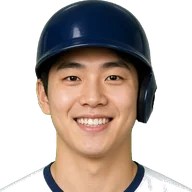
#> input picture assets/faces/b_0.webp, 192 x 192 px, given in place of 1_first_baseman.jpg, which was not available
$ python field_extra.py ../assets/faces
#> lines starting #> are read from the running program, lines starting #| are printed output that depends on the picture; after the words box and inside, x2 and y2 are one past the last pixel; in counts of white or black regions, pixels touching at a corner belong together
"""타구 장면 수비수 그림 추가분(초록 배경 이미지 한 장씩)을 게임용 스프라이트(WebP)로 만든다.

사용법: python -I tools/field_extra.py <이미지 폴더(assets/raw)>
결과: assets/sprites/fstretch_0.webp, fback_0~2.webp, cback_0.webp, 마지막 줄에 JSON(sprites.js의 FIELD에 옮긴다)
  - 1_first_baseman: 1루수가 다리를 쭉 뻗어 송구를 받는 옆모습(오른쪽을 본다). 발밑의 흰 베이스는 지운다
  - 3-1, 3-2, 3-3: 수비수 뒷모습(서서 보기, 뜬공 잡기, 준비 자세) — field3d.js가 'fback' 0·1·2로 쓴다
  - 4_catcher: 포수가 쪼그려 앉은 뒷모습(타구 장면 카메라는 홈 뒤에 있다)
  - 이미지마다 선수 크기가 달라서, 그림 키를 자세별로 정한 값(1피트 = 50픽셀, 기존 수비수 그림과 같은 비율)에 맞춘다
"""
import json, os, sys
from collections import deque
import numpy as np
from PIL import Image

SRC = sys.argv[1]
OUT = os.path.join(os.path.dirname(__file__), '..', 'assets', 'sprites')
# 이름: [(파일, 그림 키(픽셀))]. 기존 그림: 서서 보기 303, 뜬공(팔 위로) 330, 준비 자세 250, 송구 내딛기 256
JOBS = {
    'fstretch': [('1_first_baseman.jpg', 245)],
    'fback': [('3-1_standing_and_watching.jpg', 303), ('3-2_catching_a_fly_ball.jpg', 330), ('3-3_ready_position.jpg', 250)],
    'cback': [('4_catcher.jpg', 190)],
}


def chroma(path):
    """초록 배경 빼기(video_pitcher.py와 같다): 초록이 빨강·파랑보다 얼마나 센지로 투명도를 정하고 초록 번짐을 걷어 낸다."""
#> called with path = '../assets/faces/1_first_baseman.jpg'
    a = np.asarray(Image.open(path).convert('RGB')).astype(np.float32)
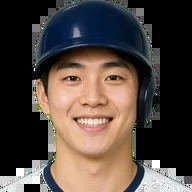
#> a: shape (192, 192, 3) float32; mean R, G, B 82.4, 70.8, 63.9
    r, g, b = a[..., 0], a[..., 1], a[..., 2]
    d = g - np.maximum(r, b)
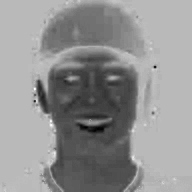
#> d: shape (192, 192) float32; min -85, max 32, mean -18; drawn with min black and max white
    edge = np.concatenate([d[:8].ravel(), d[-8:].ravel(), d[:, :8].ravel(), d[:, -8:].ravel()])
#> edge = 6144 values, max 10 at index 642, min -50 at index 1662, mean -5.51
    t0, t1 = 18.0, np.median(edge) * 0.55
#> t0 = 18; t1 = 0
    A = np.clip((t1 - d) / (t1 - t0), 0, 1)
    a[..., 1] = np.minimum(g, np.maximum(r, b))
#> a: shape (192, 192, 3) float32; 4.92% of pixels changed, all inside (x1, y1, x2, y2) = (0, 0, 177, 192)
#> g: shape (192, 192) float32; min 0, max 255, mean 70.7
    return a, A


def biggest(mask):
    """가장 큰 덩어리만(4분의 1로 줄여서 찾는다)"""
    small = np.asarray(Image.fromarray(mask.astype(np.uint8) * 255).resize((mask.shape[1] // 4, mask.shape[0] // 4))) > 128
    h, w = small.shape; seen = np.zeros_like(small); best = []
    for y0, x0 in zip(*np.nonzero(small)):
        if seen[y0, x0]: continue
        q = deque([(y0, x0)]); seen[y0, x0] = True; pts = []
        while q:
            y, x = q.popleft(); pts.append((y, x))
            for ny, nx in ((y + 1, x), (y - 1, x), (y, x + 1), (y, x - 1)):
                if 0 <= ny < h and 0 <= nx < w and small[ny, nx] and not seen[ny, nx]:
                    seen[ny, nx] = True; q.append((ny, nx))
        if len(pts) > len(best): best = pts
    keep = np.zeros_like(small); ys, xs = zip(*best); keep[ys, xs] = True
    big = np.asarray(Image.fromarray(keep.astype(np.uint8) * 255).resize((mask.shape[1], mask.shape[0]))) > 0
    from PIL import ImageFilter
    return np.asarray(Image.fromarray(big.astype(np.uint8) * 255).filter(ImageFilter.MaxFilter(9))) > 0


meta = {}
for name, files in JOBS.items():
    frames = []
    for i, (f, target) in enumerate(files):
        a, A = chroma(os.path.join(SRC, f))
        if name == 'fstretch':                     # 흰 베이스: 그림 아래쪽 6%의 흰·회색(신발은 남색, 양말은 파랑)
            ys = np.nonzero((A > 0.5).any(axis=1))[0]; y0, y1 = ys.min(), ys.max()
#> after `ys = np.nonzero((A > 0.5).any(axis=1))[0]`: ys = 38 values from 3 to 183
#> after `y0, y1 = (ys.min(), ys.max())`: y0 = 3; y1 = 183
            lo = a.min(axis=2); sat = a.max(axis=2) - lo
#> after `lo = a.min(axis=2)`:
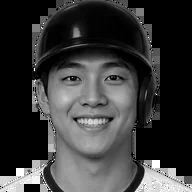
#> lo: shape (192, 192) float32; min 0, max 255, mean 57.5
#> after `sat = a.max(axis=2) - lo`:
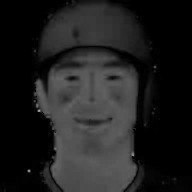
#> sat: shape (192, 192) float32; min 0, max 162, mean 31.3
            base = (lo > 150) & (sat < 40); base[: int(y1 - (y1 - y0) * 0.06)] = False
#> after `base = (lo > 150) & (sat < 40)`:
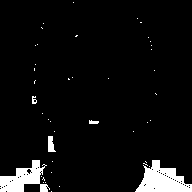
#> base: shape (192, 192) bool; 5.7% white; 43 white regions (38 under 20 px), largest, box (x1, y1, x2, y2) and area: (135, 160, 192, 192) 1065, (0, 160, 50, 192) 830, (48, 136, 56, 152) 90, (89, 120, 99, 124) 31, (32, 96, 37, 104) 27
#> after `base[:int(y1 - (y1 - y0) * 0.06)] = False`: base: shape (192, 192) bool; 4.2% white; 9 white regions (7 under 20 px), largest, box (x1, y1, x2, y2) and area: (135, 172, 192, 192) 874, (0, 172, 50, 192) 661
            A[base] = 0
#> A: shape (192, 192) float32; min 0, max 1, mean 0.00613
        A[~biggest(A > 0.5)] = 0
#> A: shape (192, 192) float32; min 0, max 1, mean 0.000619
        A[A < 0.16] = 0
#> A: shape (192, 192) float32; min 0, max 1, mean 0.000574
        im = Image.fromarray(np.dstack([a, A * 255]).round().astype(np.uint8), 'RGBA')
        im = im.crop(im.getchannel('A').getbbox())
        k = target / im.height
#> k = 20.42
        im = im.resize((max(1, round(im.width * k)), target), Image.LANCZOS)
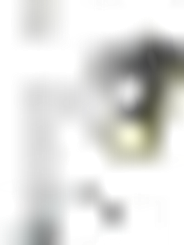
#> im: PIL image 184x245 RGBA; mean R, G, B, A 81.8, 82.5, 75, 51.8; transparent parts drawn white
        out = f'{name}_{i}.webp'
        im.save(os.path.join(OUT, out), 'WEBP', quality=86, method=6)
        w, h = im.size
#> w = 184; h = 245
        P = np.asarray(im.getchannel('A')) > 128
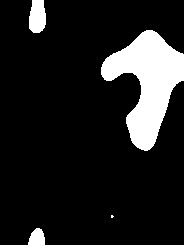
#> P: shape (245, 184) bool; 12.6% white; 4 white regions (1 under 20 px), largest, box (x1, y1, x2, y2) and area: (101, 30, 184, 151) 4972, (29, 0, 46, 33) 474, (28, 228, 45, 245) 223
        xs = np.nonzero(P[int(h * 0.92):].any(axis=0))[0]
#> xs = 17 values from 28 to 44
        top = np.nonzero(P[: int(h * 0.12)].any(axis=0))[0]
#> top = 17 values from 29 to 45
        frames.append({'w': w, 'h': h, 'ax': round((xs.min() + xs.max()) / 2) if len(xs) else w // 2,
                       'hx': round(float(top.mean())) if len(top) else w // 2})
        print(name, i, f, (w, h), 'size', os.path.getsize(os.path.join(OUT, out)), flush=True)
#| fstretch 0 1_first_baseman.jpg (184, 245) size 12256
    meta[name] = frames
#> pass 2 of the loop `for name, files in JOBS.items():`:
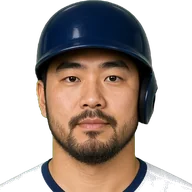
#> input picture assets/faces/b_1.webp, 192 x 192 px, given in place of 3-1_standing_and_watching.jpg, which was not available
#> in chroma (call 2), `d = g - np.maximum(r, b)`:
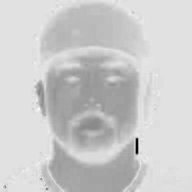
#> d: shape (192, 192) float32; min -197, max 26, mean -18.7; drawn with min black and max white
#> edge = 6144 values, max 10 at index 1404, min -82 at index 1925, mean -6.53
#> in chroma (call 2), `A = np.clip((t1 - d) / (t1 - t0), 0, 1)`:
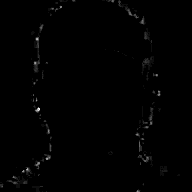
#> A: shape (192, 192) float32; min 0, max 1, mean 0.0059
#> (the run stopped early here; a loop or call above may not have finished)
